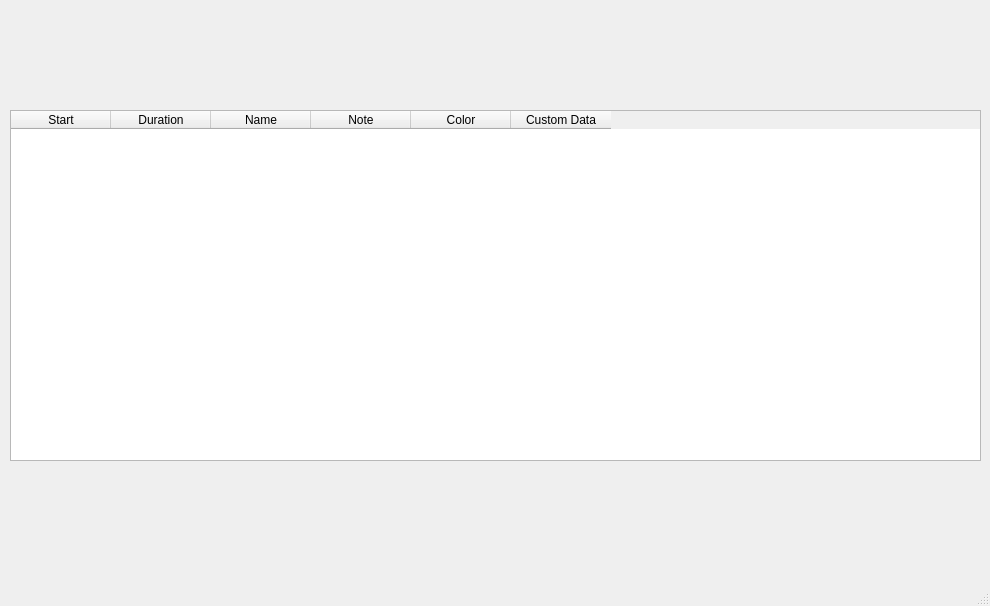
<?xml version="1.0" encoding="UTF-8"?>
<ui version="4.0">
 <class>MainWindow</class>
 <widget class="QMainWindow" name="MainWindow">
  <property name="geometry">
   <rect>
    <x>0</x>
    <y>0</y>
    <width>990</width>
    <height>606</height>
   </rect>
  </property>
  <property name="windowTitle">
   <string>MainWindow</string>
  </property>
  <widget class="QWidget" name="centralwidget">
   <widget class="QTableWidget" name="tableWidget">
    <property name="geometry">
     <rect>
      <x>10</x>
      <y>110</y>
      <width>971</width>
      <height>351</height>
     </rect>
    </property>
    <column>
     <property name="text">
      <string>Start</string>
     </property>
    </column>
    <column>
     <property name="text">
      <string>Duration</string>
     </property>
    </column>
    <column>
     <property name="text">
      <string>Name</string>
     </property>
    </column>
    <column>
     <property name="text">
      <string>Note</string>
     </property>
    </column>
    <column>
     <property name="text">
      <string>Color</string>
     </property>
    </column>
    <column>
     <property name="text">
      <string>Custom Data</string>
     </property>
    </column>
   </widget>
  </widget>
  <widget class="QMenuBar" name="menubar">
   <property name="geometry">
    <rect>
     <x>0</x>
     <y>0</y>
     <width>990</width>
     <height>22</height>
    </rect>
   </property>
  </widget>
  <widget class="QStatusBar" name="statusbar"/>
 </widget>
 <resources/>
 <connections/>
</ui>
